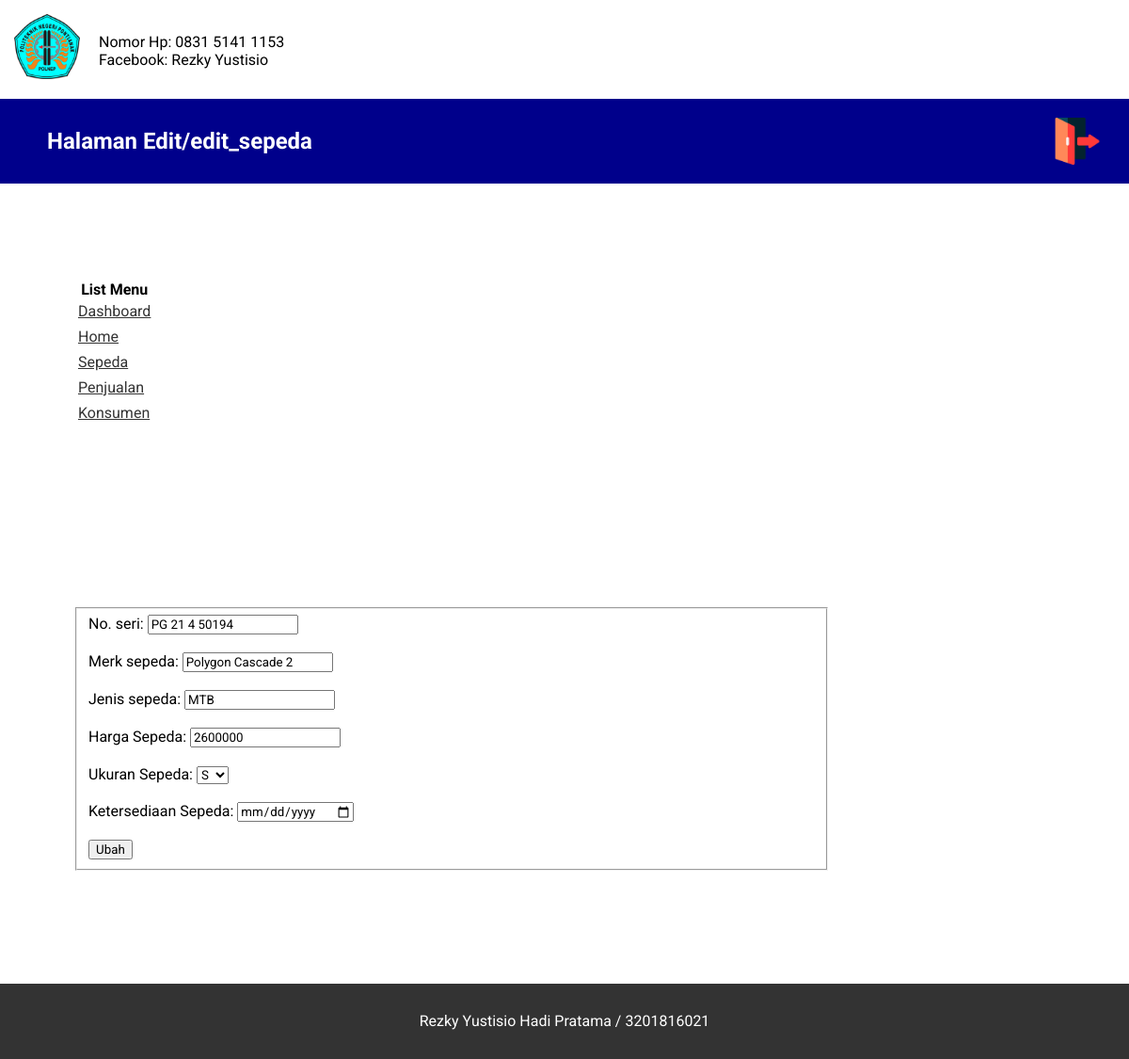
The app's page /Template/index.php?menu=edit/edit_sepeda&id=1 (signed in) with its own data.
### tables this page shows
CREATE TABLE `sepeda` (
  `id` bigint(20) NOT NULL,
  `nomor_seri_sepeda` varchar(50) NOT NULL,
  `merk_sepeda` varchar(50) NOT NULL,
  `jenis_sepeda` varchar(50) NOT NULL,
  `harga_sepeda` int(100) NOT NULL,
  `ukuran_sepeda` enum('X','M','S','L') NOT NULL,
  `ketersedian_sepeda` datetime NOT NULL
);

### Template/pages/edit/edit_sepeda.php (the view, shortened to what this page needs)
<?php
require 'sidebar.php';
$id = $_GET['id'];
$sql = "SELECT * FROM sepeda WHERE id = '$id'";
$query = mysqli_query($db, $sql);
$list = mysqli_fetch_assoc($query);
?>
<section class="content-sepeda">
	<form method="POST" action="?menu=<?php echo $_GET['menu']; ?>&id=<?php echo $id; ?>" style="float: left; width: 800px;">
		<fieldset>
			<p>
				<label for="no-seri">No. seri: </label>
				<input type="text" name="noSeri" id="no-seri" placeholder="Nomor seri sepeda" value="<?php echo $list['nomor_seri_sepeda'] ?>">
			</p>
		<br>
			<p>
				<label for="merk-sepeda">Merk sepeda: </label>
				<input type="text" name="merkSepeda" id="merk-sepeda" placeholder="Merk sepeda" value="<?php echo $list['merk_sepeda'] ?>" required>
			</p>
		<br>
			<p>
				<label for="jenis-sepeda">Jenis sepeda: </label>
				<input type="text" name="jenisSepeda" id="jenis-sepeda" placeholder="Jenis sepeda" value="<?php echo $list['jenis_sepeda'] ?>">
			</p>
		<br>
			<p>
				<label for="harga-sepeda">Harga Sepeda: </label>
				<input type="number" name="hargaSepeda" id="harga-sepeda" placeholder="Harga sepeda" value="<?php echo $list['harga_sepeda'] ?>">
			</p>
		<br>
			<p>
				<label for="ukuran-sepeda">Ukuran Sepeda: </label>
				<?php $listUkuranSepeda = ['X', 'M', 'S', 'L']; ?>
				<select name="ukuranSepeda" id="ukuran-sepeda">
					<?php for($i = 0; $i < count($listUkuranSepeda); $i++): ?>
						<?php if($listUkuranSepeda[$i] == $list['ukuran_sepeda']): ?>
							<option selected value="<?php echo $listUkuranSepeda[$i]; ?>"><?php echo $listUkuranSepeda[$i]; ?></option>
						<?php else: ?>
							<option value="<?php echo $listUkuranSepeda[$i]; ?>"><?php echo $listUkuranSepeda[$i]; ?></option>
						<?php endif; ?>
					<?php endfor; ?>
				</select>
			</p>
		<br>
			<p>
				<label for="ketersediaan-sepeda">Ketersediaan Sepeda: </label>
				<input type="date" placeholder="Kapan sepeda ada" name="ketersediaanSepeda" value="<?php echo $list['ketersedian_sepeda']; ?>">
			</p>
		<br>
			<p>
				<input type="submit" value="Ubah" name="ubahSepeda">
			</p>
		</fieldset>
	</form>
</section>

### Template/css/style.css (style rules this page uses)
* { margin: 0 0 0 0; font-family: 'Roboto'; }
.container main .content-sepeda { width: 900px; height: 200px; float: left; margin-top: 50px; margin-left: 80px; }

### records on screen
sepeda: noSeri "PG 21 4 50194", merkSepeda "Polygon Cascade 2", jenisSepeda "MTB", hargaSepeda "2600000", ukuranSepeda "S"

### other values on screen
$_GET['menu'] "Edit/edit_sepeda"
